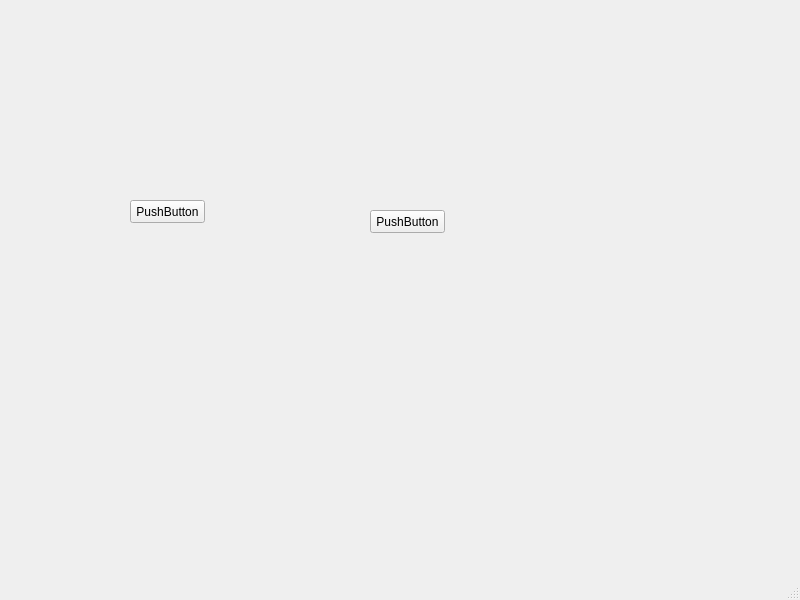
<?xml version="1.0" encoding="UTF-8"?>
<ui version="4.0">
 <class>MainWindow</class>
 <widget class="QMainWindow" name="MainWindow">
  <property name="geometry">
   <rect>
    <x>0</x>
    <y>0</y>
    <width>800</width>
    <height>600</height>
   </rect>
  </property>
  <property name="windowTitle">
   <string>MainWindow</string>
  </property>
  <widget class="QWidget" name="centralwidget">
   <widget class="QPushButton" name="pushButton">
    <property name="geometry">
     <rect>
      <x>130</x>
      <y>200</y>
      <width>75</width>
      <height>23</height>
     </rect>
    </property>
    <property name="text">
     <string>PushButton</string>
    </property>
   </widget>
   <widget class="QPushButton" name="pushButton_2">
    <property name="geometry">
     <rect>
      <x>370</x>
      <y>210</y>
      <width>75</width>
      <height>23</height>
     </rect>
    </property>
    <property name="text">
     <string>PushButton</string>
    </property>
   </widget>
  </widget>
  <widget class="QMenuBar" name="menubar">
   <property name="geometry">
    <rect>
     <x>0</x>
     <y>0</y>
     <width>800</width>
     <height>22</height>
    </rect>
   </property>
  </widget>
  <widget class="QStatusBar" name="statusbar"/>
 </widget>
 <resources/>
 <connections/>
</ui>
